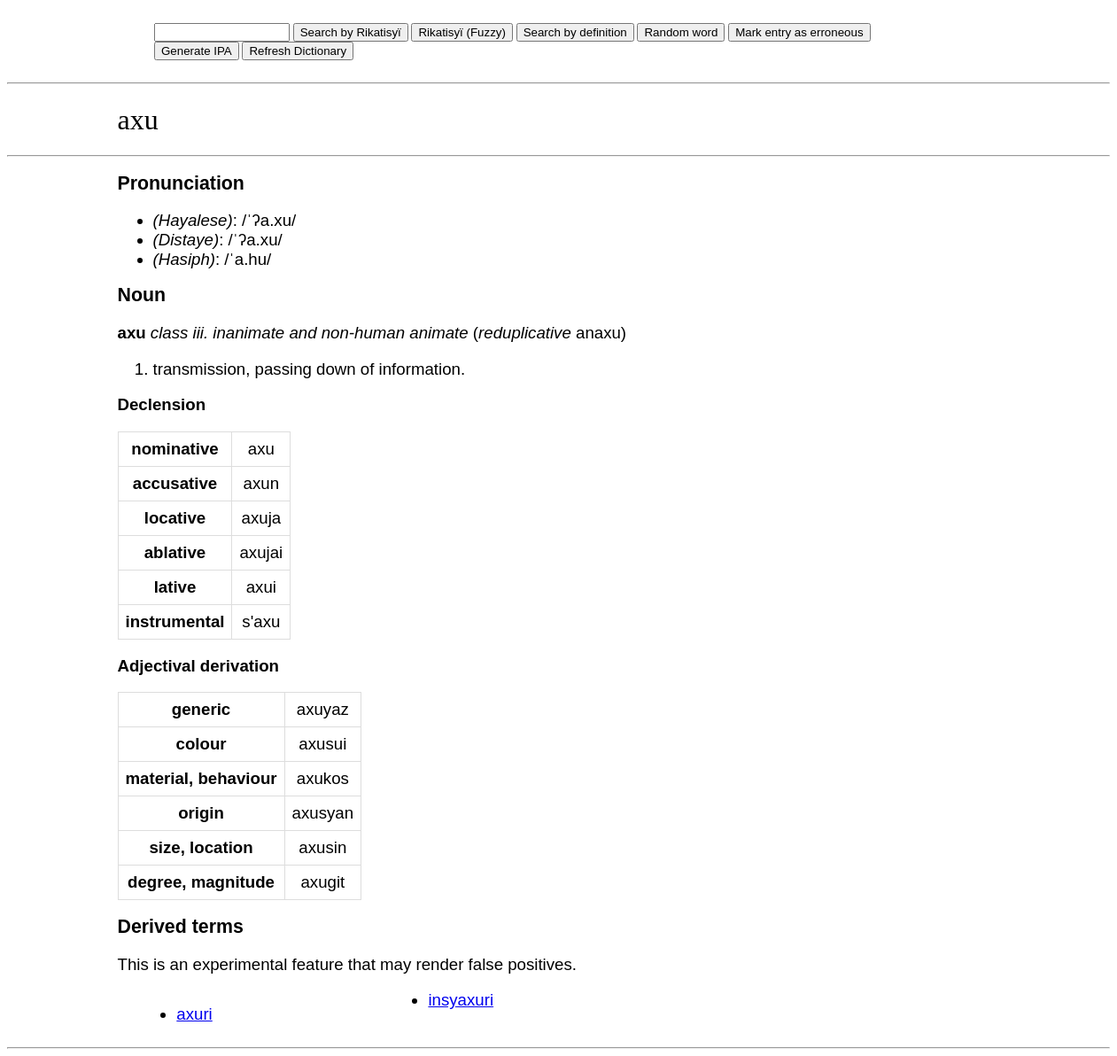
/wiki/axu, run on the app's committed database.
### app/models.py (models this page shows, shortened)
class Dictionary(db.Model):
    __tablename__ = 'Dictionary'
    id: Mapped[int] = mapped_column(primary_key=True)
    word: so.Mapped[str] = so.mapped_column(sa.String(50), index=True)
    defin: so.Mapped[str] = so.mapped_column(sa.String(255), index=True)
    anim: so.Mapped[str] = so.mapped_column(sa.String(50), nullable=True)
    pos: so.Mapped[str] = so.mapped_column(sa.String(50), nullable=True)
    etym: so.Mapped[str] = so.mapped_column(sa.String(255), nullable=True)

### app/routes.py (the view, shortened to what this page needs)
@app.route("/wiki/")
@app.route("/wiki/<word>", methods=['GET', 'POST'])
def show_definition(word):
    form = searchWord()
    located = Dictionary.query.filter(Dictionary.word == word.strip().casefold()).all()
    retword = []
    for x in located:
        defin = x.defin.split("; ")
        print(defin)
        root = ""
        anim = ""
        neg = ""
        if x.anim:
            match x.anim:
                case "i.":
                    anim = "class i. human"
                case "ii.":
                    anim = "class ii. deitic"
                case "iii.":
                    anim = "class iii. inanimate and non-human animate"
        match neg[len(neg)-2:]:
            case "uu":
                neg = neg[:len(neg)-1] + "y"
            case "au":
                neg = neg[:len(neg) - 1] + "w/" + neg[:len(neg) - 2] + "uw" + neg[len(neg)-2]
        if "alt." in defin[0]:
            adef = defin[0].split(")")
            defin[0] = adef[1]
            alt = adef[0] + ")"
        else:
            alt = ""
        if ", from" in defin[len(defin)-1]:
            etym = "Derived from " + defin[len(defin)-1].split(", from")[len(defin[len(defin)-1].split(", from"))-1]
            defin[len(defin)-1] = defin[len(defin)-1].split(", from")[0] + "."
        elif ", lit." in defin[len(defin)-1]:
            etym = "Derived from " + defin[len(defin) - 1].split(", lit.")[len(defin[len(defin)-1].split(", lit."))-1]
            defin[len(defin)-1] = defin[len(defin)-1].split(", lit.")[0] + "."
        elif ", borrowed from" in defin[len(defin)-1]:
            etym = "Borrowed from " + defin[len(defin)-1].split(", borrowed from")[len(defin[len(defin)-1].split(", borrowed from"))-1]
            defin[len(defin)-1] = defin[len(defin)-1].split(", borrowed from")[0] + "."
        elif ", root noun" in defin[len(defin)-1]:
            etym = "Derivation of root noun " + defin[len(defin)-1].split(", root noun")[len(defin[len(defin)-1].split(", root noun"))-1]
            defin[len(defin)-1] = defin[len(defin)-1].split(", root noun")[0] + "."
        elif ", contraction of" in defin[len(defin)-1]:
            etym = "Derivation from a contraction of " + defin[len(defin)-1].split(", contraction of")[len(defin[len(defin)-1].split(", contraction of"))-1]
            defin[len(defin)-1] = defin[len(defin)-1].split(", contraction of")[0] + "."
        else:
            etym = ""
        retword.append(cs.definition(x.word.strip().casefold(),cs.genIPA(word),cs.genIPA_collo(cs.genIPA(word)),cs.genIPA_eng(cs.genIPA(word),word),defin,anim,cs.posword(x.pos),etym,root,cs.getInf(x),cs.getAspInf(x),alt, neg, cs.redup(x), cs.reflex(x.word)))
    if session.get('prev'):
        if session['prev']:
            form.word.data = session['prev']
    else:
        form.word.data = ""
    related = Dictionary.query.filter(Dictionary.word.icontains(word.strip().casefold()),Dictionary.word != word.strip().casefold()).order_by(collate(Dictionary.word, 'NOCASE')).all()
    return render_template('word.html', retword=retword, related=related, form=form)

### app/forms.py
class searchWord(FlaskForm):
    word = StringField('Search by word or definition:')
    submit = SubmitField('Search by Rikatisyï')
    fuzsubmit = SubmitField('Rikatisyï (Fuzzy)')
    defsubmit = SubmitField('Search by definition')
    random = SubmitField('Random word')
    refresh = SubmitField('Refresh Dictionary')
    markentry = SubmitField('Mark entry as erroneous')
    genipa = SubmitField('Generate IPA')

### app/scripts.py (called while the page is built)
def ipa(x):
    x = x.lower()
    x = x.replace("w-","w")
    if "-" in x:
        y = x.split('-')
        return ipa(y[0])+"."+ipa(y[1]).replace("ˈ","ˌ")
    for dia, mon in dia_b.items():
        x = x.replace(dia, mon)
    if (x[0] in vowels) is True:
        x = "ʔ" + x
    x = sylla(x)
    x = stress(x)
    for pref, fin in ipa_f.items():
        x = x.replace(pref, fin)
    for st, co in ipa_f2.items():
        if x.endswith(st):
            x = co.join(x.rsplit(st,1))
    return x

def genIPA(name):
    splitname = re.split(" ",name)
    res = ""
    i=0
    while i<len(splitname):
        res = res + ipa(splitname[i])
        i += 1
        if i<len(splitname):
            res = res + " "
    return res

def genIPA_collo(name):
    for st, co in ipa_c.items():
        name = name.replace(st, co)
    for st, co in ipa_c2.items():
        if name.endswith(st):
            name = co.join(name.rsplit(st,1))
    return name

def genIPA_eng(name,ori):
    for st, co in ipa_e.items():
        name = name.replace(st, co)
    for st, co in ipa_e2.items():
        if name.endswith(st):
            name = co.join(name.rsplit(st,1))
    if ori[len(ori) - 1] == "l":
        name = name[:len(name)-1] + "l"
    return name

def posword(x):
    match x:
        case "n.":
            return "Noun"
        case "v.":
            return "Verb"
        case "stv.":
            return "Stative verb"
        case "intj.":
            return "Interjection"
        case "conj.":
            return "Conjunction"
        case "phr.":
            return "Phrase"
        case "aff.":
            return "Affix"
        case "part.":
            return "Particle"
        case "pron.":
            return "Pronoun"
        case _:
            return "Unimplemented"

### app/templates/word.html (shortened to what this page needs)
<!DOCTYPE html>
<html lang="en">
<head>
</head>
    <body>
    {% extends "base.html" %}
    {% block content %}
        <h1>{{ retword[0].word }}</h1>
        <hr>
        <h2>Pronunciation</h2>
        <ul>
            <li><i>(Hayalese)</i>: /{{ retword[0].ipa }}/</li>
            <li><i>(Distaye)</i>: /{{ retword[0].ipa_c }}/</li>
            <li><i>(Hasiph)</i>: /{{ retword[0].ipa_e }}/</li>
        </ul>
        {% for word in retword %}
        <h2>{{ word.pos }}</h2>
        {% if word.pos == "Pronoun" %}
        <p><b>{{ word.word }} </b></p>
        {% elif word.root %}
        <p><b>{{ word.word }} </b><i>{{ word.anim }}</i> {{ word.alt }} (<i>stem</i> {{ word.root }}, <i>negative stem</i> {{ word.neg }}, <i>reduplicative</i> {{word.redup}})</p>
        {% elif word.root == "" and (word.pos != "Affix" and word.pos != "Phrase" and word.pos != "Conjunction") %}
        <p><b>{{ word.word }} </b><i>{{ word.anim }}</i> {{ word.alt }} (<i>reduplicative</i> {{word.redup}})</p>
        {% elif word.root == "" and (word.pos == "Affix" or word.pos == "Phrase" or word.pos == "Conjunction") %}
        <p><b>{{ word.word }} </b><i>{{ word.anim }}</i> {{ word.alt }}</p>
        {% elif word.root == "" and (word.pos == "Affix" or word.pos == "Phrase" or word.pos == "Conjunction") %}
        <p><b>{{ word.word }} </b><i>{{ word.anim }}</i> {{ word.alt }}</p>
        {% endif %}
        <ol>
            {% for match in word.defin %}
            <li>{{ match }}</li>
            {% endfor %}
        </ol>
    {% if word.pos == "Noun" %}
    <p><b>Declension</b></p>
        <table><tbody>
        <tr>
            <td><b>nominative</b></td>
            <td>{{ word.word }}</td>
        </tr>
        <tr>
            <td><b>accusative</b></td>
            <td>{{ word.word }}{{ word.inf[0] }}</td>
        </tr>
        <tr>
            <td><b>locative</b></td>
            <td>{{ word.word }}{{ word.inf[1] }}</td>
        </tr>
        <tr>
            <td><b>ablative</b></td>
            <td>{{ word.word }}{{ word.inf[2] }}</td>
        </tr>
        <tr>
            <td><b>lative</b></td>
            <td>{{ word.word }}{{ word.inf[3] }}</td>
        </tr>
        <tr>
            {% if word.anim == "class i. human" %}
            <td><b>comitative</b></td>
            {% else %}
            <td><b>instrumental</b></td>
            {% endif %}
            <td>{{ word.inf[4] }}{{ word.word }}</td>
        </tr>
        </tbody>
        </table>
    {% endif %}
    {% if word.pos == "Noun" or word.pos == "Verb" or word.pos == "Stative verb" %}
    <p><b>Adjectival derivation</b></p>
        <table><tbody>
        <tr>
            <td><b>generic</b></td>
            {% if word.word[word.word|length -1] == "y" %}
                <td>{{ word.word }}az</td>
            {% else %}
                <td>{{ word.word }}yaz</td>
            {% endif %}
        </tr>
        <tr>
            <td><b>colour</b></td>
            <td>{{ word.word }}sui</td>
        </tr>
        <tr>
            <td><b>material, behaviour</b></td>
            <td>{{ word.word }}kos</td>
        </tr>
        <tr>
            <td><b>origin</b></td>
            <td>{{ word.word }}syan</td>
        </tr>
        <tr>
            <td><b>size, location</b></td>
            <td>{{ word.word }}sin</td>
        </tr>
        <tr>
            <td><b>degree, magnitude</b></td>
            <td>{{ word.word }}git</td>
        </tr>
        </tbody>
        </table>
    {% endif %}
    {% endfor %}
    {% if related|length > 0 %}
    <h2>Derived terms</h2>
    <p>This is an experimental feature that may render false positives.</p>
    <div class="fourcol">
        <ul>
            {% for rel in related %}
            <li><a href="{{ url_for('show_definition', word=rel.word) }}">{{ rel.word }}</a></li>
            {% endfor %}
        </ul>
    </div>
    {% endif %}
    <br><hr>
    {% endblock %}

### app/static/style.css (style rules this page uses)
p, th, td { color: black; font-family: "Arial", serif; font-size: 14pt; font-weight: 400; text-align: left; margin-left: 10%; margin-right: 10%; }
h1 { color: black; font-family: "Georgia", serif; font-size: 24pt; text-align: left; font-weight: 500; margin-left: 10%; margin-right: 10%; }
h2 { color: black; font-family: "Arial", sans-serif; font-size: 16pt; text-align: left; font-weight: 700; margin-left: 10%; margin-right: 10%; }
li { color: black; font-family: "Arial", sans-serif; font-size: 14pt; font-weight: 400; text-align: left; }
ul, ol { color: black; font-family: "Arial", sans-serif; font-size: 12pt; font-weight: 200; text-align: left; margin-left: 10%; }
tg, th, td { border: 1px solid #ddd; padding: 8px; text-align: center; vertical-align: left; }
table { border-collapse: collapse; margin-left: 10%; margin-right: auto; vertical-align: left; }
.fourcol { column-count: 4; margin-left: 10%; }

### data on the page
Dictionary: word "axu", pos "Noun", anim "class iii. inanimate and non-human animate", redup "anaxu", defin "transmission, passing down of information.", inf "n", inf "ja", inf "jai", inf "i", inf "s'"
Dictionary: word "axuri"
Dictionary: word "insyaxuri"

### other printed values
{{ retword[0].ipa }} "ˈʔa.xu"
{{ retword[0].ipa_c }} "ˈʔa.xu"
{{ retword[0].ipa_e }} "ˈa.hu"
